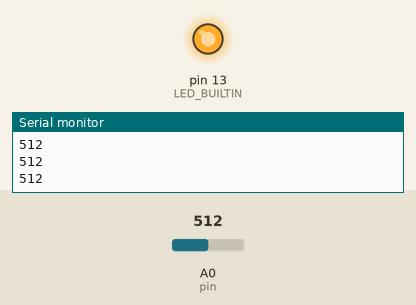
Simulated run of this sketch. Board: Arduino Uno, built with avr-gcc and run on an emulated ATmega328P. On the bench: output pins drawn as LEDs (lit = HIGH), the last lines printed to the serial monitor. The test bench sets the inputs (shaded band); at power-on: A0 (pin) = 512.

Above: at 1.2 s.
1.3 s: A0 (pin) set to 22
2.8 s: A0 (pin) set to 18
At 3.1 s:
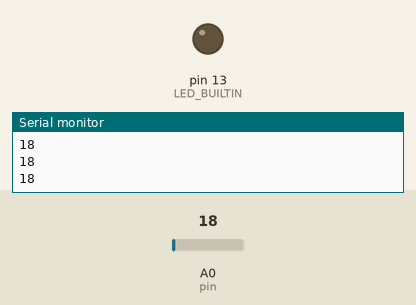
4.3 s: A0 (pin) set to 122
At 5.4 s:
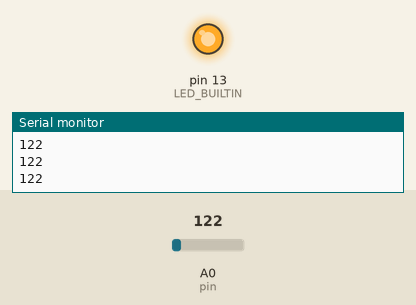
5.8 s: A0 (pin) set to 10
At 6.6 s:
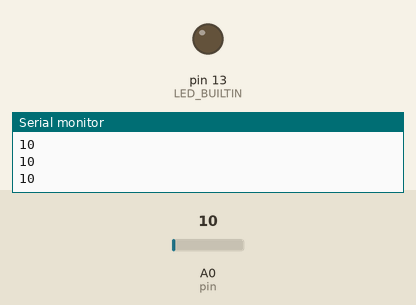
Timing chart, 0 to 8.3 s (numbered marks = the images above; inputs shaded):
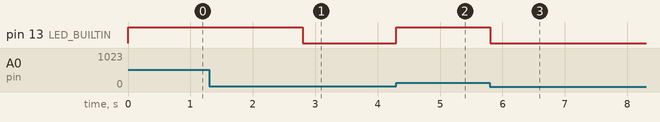

Measured:
- the behaviour switches between 21 and 20 on A0 (pin) (found by bisection; images 0 and 1)
- after the input at 2.8 s, pin 13 (LED_BUILTIN): HIGH → LOW at once
- after the input at 4.3 s, pin 13 (LED_BUILTIN): LOW → HIGH at once
- after the input at 5.8 s, pin 13 (LED_BUILTIN): HIGH → LOW at once

The sketch:

IDR_control.ino
```cpp
int pin = 0;
void setup() {
//  pinMode(pin, INPUT);
  Serial.begin(9600);
  pinMode(LED_BUILTIN, OUTPUT);
}

void loop() {
  int analog_value = analogRead(pin);
  if(analog_value > 20){
      digitalWrite(LED_BUILTIN, HIGH);
  }
  else{
    digitalWrite(LED_BUILTIN, LOW);
  }
  Serial.println(analog_value);
  delay(1);
}
```
